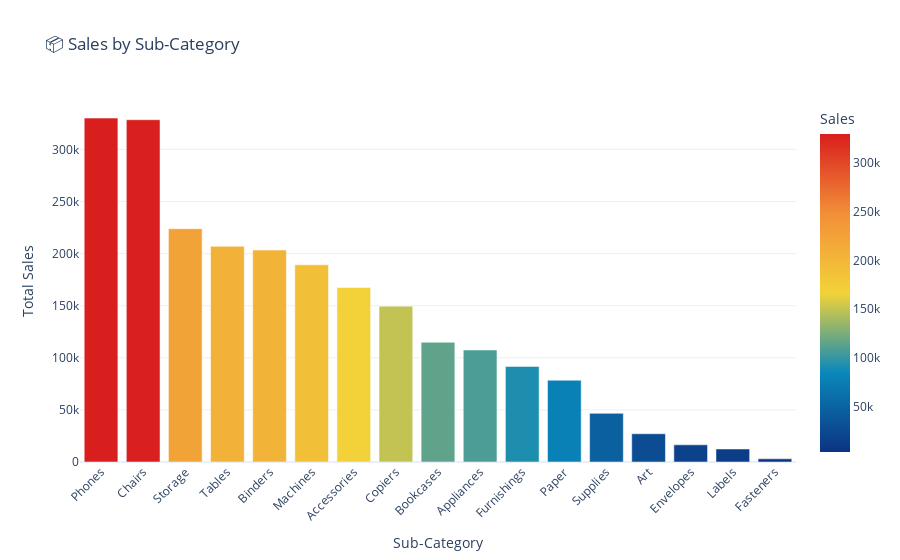

Notebook code cell kept with this figure:
### Code cell
import pandas as pd
import plotly.express as px

# Step 1: Clean column names (just in case)
data.columns = data.columns.str.strip()

# Step 2: Group sales by sub-category
subcat_sales = data.groupby('Sub-Category')['Sales'].sum().reset_index()

# Step 3: Sort descending
subcat_sales = subcat_sales.sort_values(by='Sales', ascending=False)

# Step 4: Bar chart
fig = px.bar(
    subcat_sales,
    x='Sub-Category',
    y='Sales',
    title='📦 Sales by Sub-Category',
    color='Sales',
    color_continuous_scale='portland'
)
fig.update_layout(
    xaxis_title='Sub-Category',
    yaxis_title='Total Sales ',
    xaxis_tickangle=-45
)
fig.show()

### Figure 1 — Plotly figure (JSON) as saved in the notebook; plotly's stock layout.template omitted (floating-point values rounded to 4 significant figures)
{"data": [{"hovertemplate": "Sub-Category=%{x}<br>Sales=%{marker.color}<extra></extra>", "legendgroup": "", "marker": {"color": [330000.0, 328400.0, 223800.0, 207000.0, 203400.0, 189200.0, 167400.0, 149500.0, 114900.0, 107500.0, 91710.0, 78480.0, 46670.0, 27120.0, 16480.0, 12490.0, 3024.0], "coloraxis": "coloraxis", "pattern": {"shape": ""}}, "name": "", "orientation": "v", "showlegend": false, "textposition": "auto", "type": "bar", "x": ["Phones", "Chairs", "Storage", "Tables", "Binders", "Machines", "Accessories", "Copiers", "Bookcases", "Appliances", "Furnishings", "Paper", "Supplies", "Art", "Envelopes", "Labels", "Fasteners"], "xaxis": "x", "y": [330000.0, 328400.0, 223800.0, 207000.0, 203400.0, 189200.0, 167400.0, 149500.0, 114900.0, 107500.0, 91710.0, 78480.0, 46670.0, 27120.0, 16480.0, 12490.0, 3024.0], "yaxis": "y"}], "layout": {"barmode": "relative", "coloraxis": {"colorbar": {"title": {"text": "Sales"}}, "colorscale": [[0, "rgb(12,51,131)"], [0.25, "rgb(10,136,186)"], [0.5, "rgb(242,211,56)"], [0.75, "rgb(242,143,56)"], [1, "rgb(217,30,30)"]]}, "legend": {"tracegroupgap": 0}, "title": {"text": "📦 Sales by Sub-Category"}, "xaxis": {"anchor": "y", "domain": [0, 1], "tickangle": -45, "title": {"text": "Sub-Category"}}, "yaxis": {"anchor": "x", "domain": [0, 1], "title": {"text": "Total Sales "}}}}
